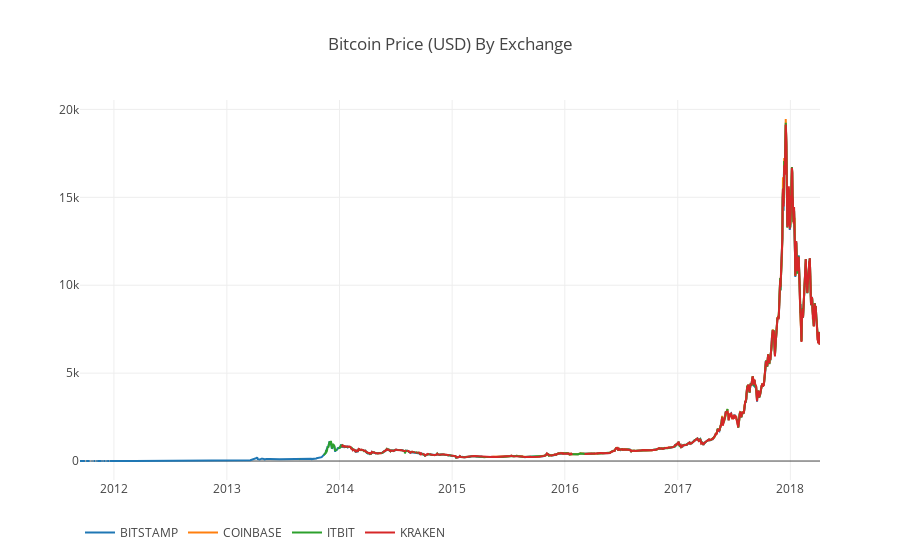

The notebook cell this image was saved under:
### Code cell
df_scatter(btc_usd_datasets, 'Bitcoin Price (USD) By Exchange')

### Figure 1 — Plotly figure (JSON) as saved in the notebook; plotly's stock layout.template omitted (floating-point values rounded to 4 significant figures; data arrays with more than 128 entries replaced by an {"elided": "..."} marker saying what was removed)
{"data": [{"name": "BITSTAMP", "type": "scatter", "visible": "visible", "x": {"elided": "2399 str values"}, "y": {"elided": "2399 float values"}}, {"name": "COINBASE", "type": "scatter", "visible": "visible", "x": {"elided": "2399 str values"}, "y": {"elided": "2399 float values"}}, {"name": "ITBIT", "type": "scatter", "visible": "visible", "x": {"elided": "2399 str values"}, "y": {"elided": "2399 float values"}}, {"name": "KRAKEN", "type": "scatter", "visible": "visible", "x": {"elided": "2399 str values"}, "y": {"elided": "2399 float values"}}], "layout": {"legend": {"orientation": "h"}, "title": "Bitcoin Price (USD) By Exchange", "xaxis": {"type": "date"}, "yaxis": {"showticklabels": true, "title": "", "type": "linear"}}}
